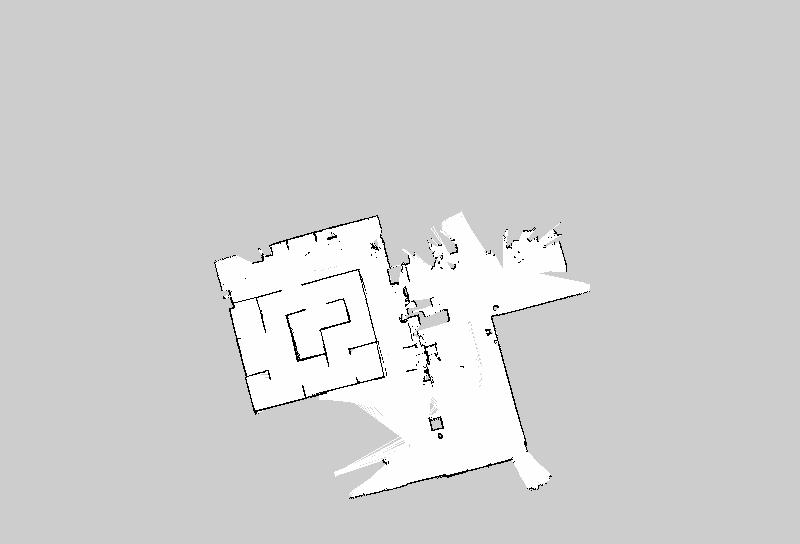
//> input picture fb_map.jpg, 800 x 544 px
$ ./map fb_map.jpg   (built with g++ and OpenCV 4)
//> lines starting //> are read from the running program, lines starting //| are printed output that depends on the picture; after the words box and inside, x2 and y2 are one past the last pixel; in counts of white or black regions, pixels touching at a corner belong together
#include <opencv2/highgui/highgui.hpp>
#include <opencv2/imgproc/imgproc.hpp>
#include <opencv2/opencv.hpp>
#include <iostream>
using namespace cv;
using namespace std;

Mat src;
Mat src_gray;
int Thresh = 80;
int Thresh_max = 255;
RNG rng(12345);
Mat canny_mat;
Mat drawing;
vector<vector<Point>> contours;
vector<Vec4i> hierarchy;
/* void on_ThreshChange(int, void*);
void on_contoursChange(int c_thresh, void*); */


int main(int argc, char** argv){
    cout << "argc = " << argc << endl;
    if (argc != 1){
        src = imread(argv[1], IMREAD_GRAYSCALE);
//> src is the input picture: 544 rows x 800 cols, CV_8UC1; min 0, max 255, mean 209.6
    }else if (argc == 1){
        cout << "Image read default" << endl;
        src = imread("map.png", IMREAD_GRAYSCALE);
    }
    //Mat src = imread("fb_map.jpg", IMREAD_GRAYSCALE);
    if (!src.data){
        return -1;
        cout << "image read failed" << endl;
    }


    //cout << "src_gray size is " << src.data << endl;
    src_gray = src;

    // Reduce noise
    blur(src_gray, src_gray, Size(3,3));
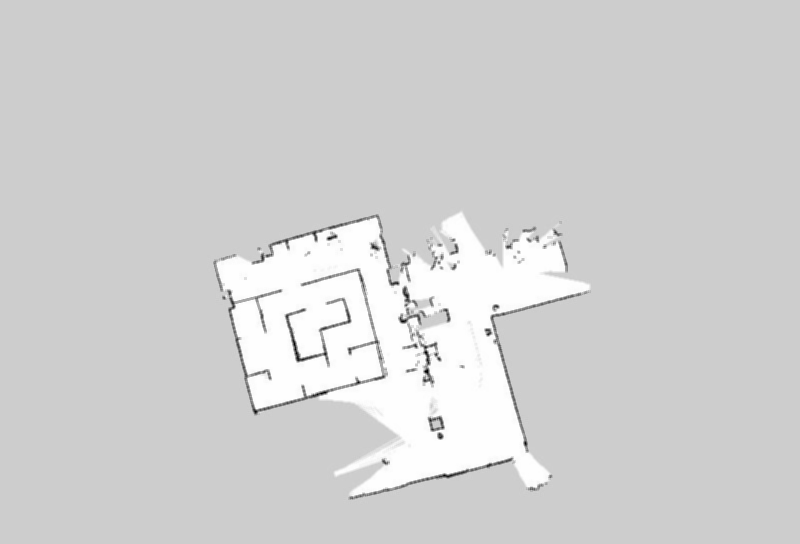
//> src_gray: 544 rows x 800 cols, CV_8UC1; 8.04% of pixels changed, all inside (x1, y1, x2, y2) = (207, 207, 593, 505)
    namedWindow("Source Image", WINDOW_AUTOSIZE);
    imshow("Source Image", src);
    /* // Track bar
    createTrackbar("Canny level", "Source Image", &Thresh, Thresh_max, on_ThreshChange );
    on_ThreshChange(0,0);   */

    Canny(src_gray, canny_mat,Thresh, Thresh*2,3);
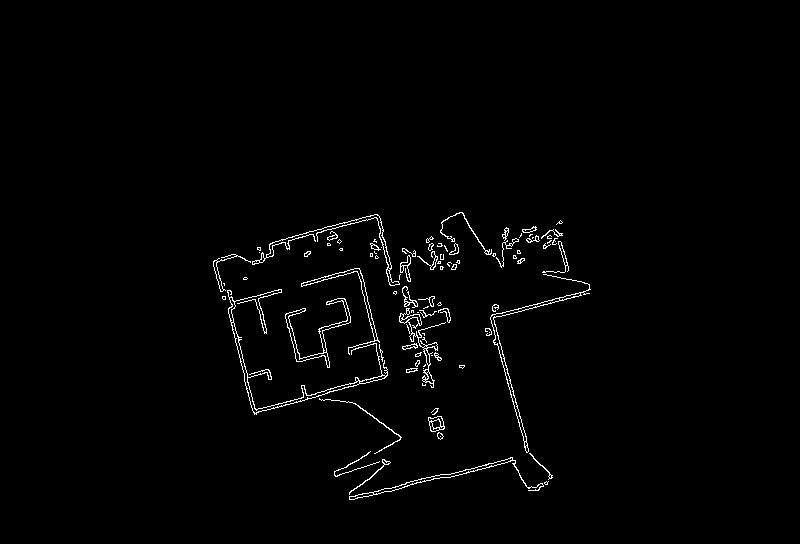
//> canny_mat: 544 rows x 800 cols, CV_8UC1; 1.4% white in thin lines or dots, all inside (x1, y1, x2, y2) = (213, 212, 591, 500)
    findContours(canny_mat, contours, hierarchy, RETR_TREE, CHAIN_APPROX_SIMPLE, Point(0,0));
//> contours = 190 contours, 126 with area under 20; largest, box (x1, y1, x2, y2) and area: (227, 289, 388, 415) 852, (490, 274, 591, 453) 690, (285, 298, 351, 368) 596, (231, 322, 360, 414) 584, (490, 298, 560, 442) 550
    drawing.create(src_gray.rows,src_gray.cols, CV_8UC1);
    drawing = Scalar(255);
    cout << "the size of contour is " << contours.size() << endl;
//| the size of contour is 190
    //cout << "Scalar(0) is " << Scalar(0) << endl;
    cout << "the size of hierarchy is " << hierarchy.size() << endl;
//| the size of hierarchy is 190
    drawContours(drawing, contours, -1, Scalar(0), 2, 8, hierarchy, 1, Point());
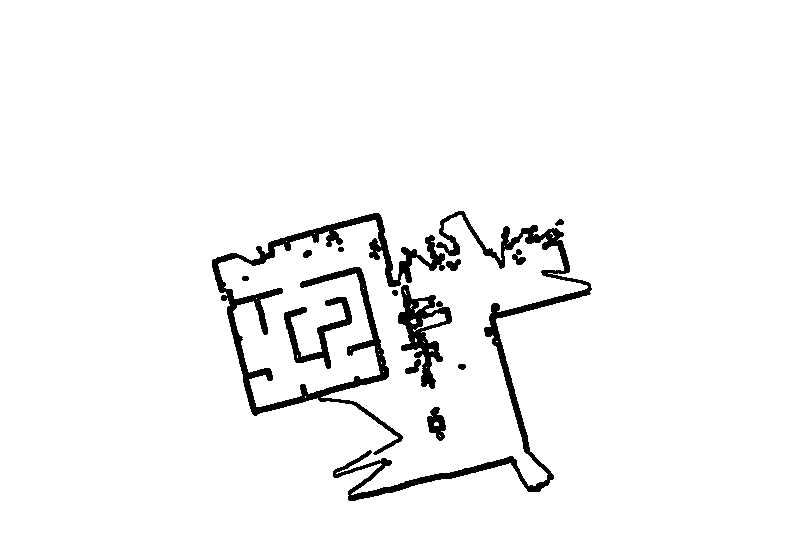
//> drawing: 544 rows x 800 cols, CV_8UC1; 96% white; 14 black regions, largest, box (x1, y1, x2, y2) and area: (212, 213, 445, 455) 7430, (333, 211, 592, 501) 5840, (398, 285, 452, 389) 2088
    int size_min = (*contours.begin()).size();
//> size_min = 9
    auto contours_p = contours.begin();
    for(auto it = contours.begin(); it != contours.end()-1; ++it){
        //cout << " type is " << it.type() << endl;
        if(it->size() < (it+1)->size()){
            size_min = (it+1)->size();
            contours_p = it+1;
        }
    }
//> this loop made 189 passes
//> size_min on passes 2, 4, 6, 9, 13, 15, 17, 19, 22, 23, 25, 27: 42, 235, 156, 116, 26, 19, 29, 133, 11, 15, 7, 9
    cout << "size_min is = " << size_min << " it is = " << *contours_p << endl;
//| size_min is = 135 it is = [459, 212;
//|  458, 213;
//|  456, 213;
//|  454, 215;
//> (the first 4 of 134 printed lines)
    namedWindow("Contours", WINDOW_AUTOSIZE);
    imshow("Contours", drawing);
    imwrite("map_contours.jpg", drawing);
    //waitKey(0);

    Mat ocuppied_map(src.rows, src.cols,CV_8UC1);
    ocuppied_map = (uchar)255;


    // [5 lines of commented-out code are left out]
    for(auto it = contours.begin(); it != contours.end(); ++it){
        for(auto it2 = it->begin(); it2 != it->end(); ++it2){
            ocuppied_map.at<uchar>(it2->y,it2->x) = 0;
        }
    }
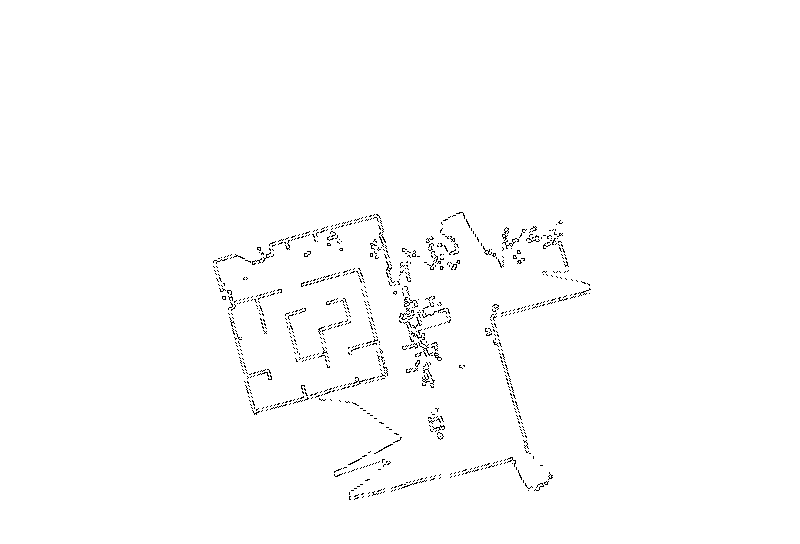
//> ocuppied_map: 544 rows x 800 cols, CV_8UC1; 99% white; black in thin lines or dots, all inside (x1, y1, x2, y2) = (213, 212, 591, 500)


    cout << "the 200,300 is " << (int)ocuppied_map.at<uchar>(218,260) << endl;
//| the 200,300 is 255
    namedWindow("contours_plain", WINDOW_AUTOSIZE);
    imshow("contours_plain", Mat(ocuppied_map));
    //imwrite("map_contours.jpg", ocuppied_map);
    waitKey(0);
    return 0;
}
// [27 lines of commented-out code are left out]

$ run again, with full.png saved as fb_map.jpg
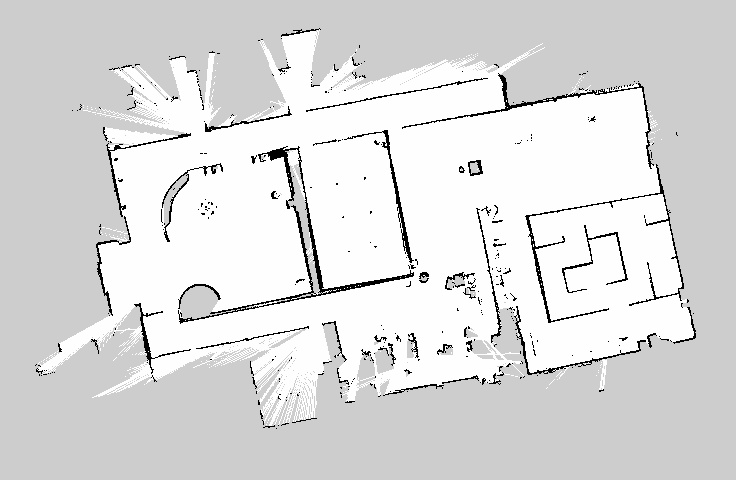
//> input picture full.png, 736 x 480 px
//> src is the input picture: 480 rows x 736 cols, CV_8UC1; min 0, max 255, mean 219.2
//> `Canny(src_gray, canny_mat,Thresh, Thresh*2,3);`:
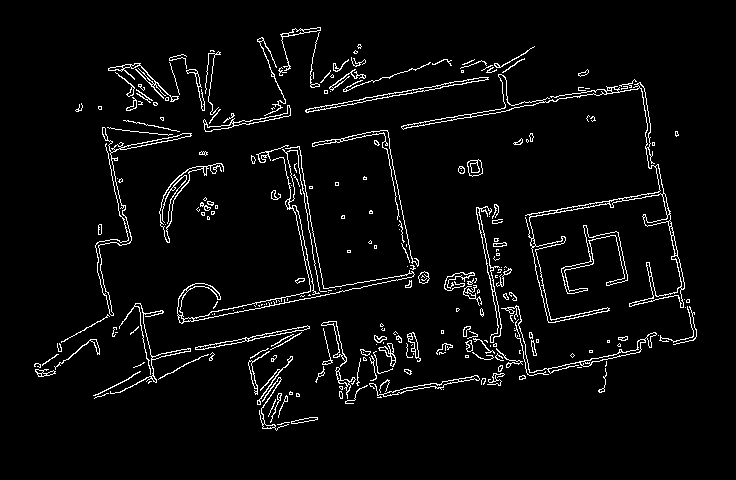
//> canny_mat: 480 rows x 736 cols, CV_8UC1; 4.2% white in thin lines or dots, all inside (x1, y1, x2, y2) = (34, 27, 697, 431)
//> contours = 464 contours, 316 with area under 20; largest, box (x1, y1, x2, y2) and area: (401, 74, 685, 323) 2627, (159, 163, 224, 243) 794, (159, 166, 204, 243) 704, (561, 225, 628, 294) 599, (561, 225, 628, 294) 572
//| the size of contour is 464
//| the size of hierarchy is 464
//> drawing: 480 rows x 736 cols, CV_8UC1; 87.8% white; 52 black regions, largest, box (x1, y1, x2, y2) and area: (400, 45, 698, 394) 11841, (176, 129, 420, 325) 6418, (107, 26, 453, 133) 5786
//> `int size_min = (*contours.begin()).size();`: size_min = 10
//> the loop `for(auto it = contours.begin(); it != contours.end()-1; ++it)` made 463 passes
//> size_min on passes 1, 2, 3, 5, 8, 9, 11, 17: 20, 22, 28, 31, 6, 41, 18, 5
//| size_min is = 23 it is = [294, 29;
//|  295, 28;
//|  297, 30;
//|  296, 31;
//> (the first 4 of 23 printed lines)
//> after the loop `for(auto it = contours.begin(); it != contours.end(); ++it)`:
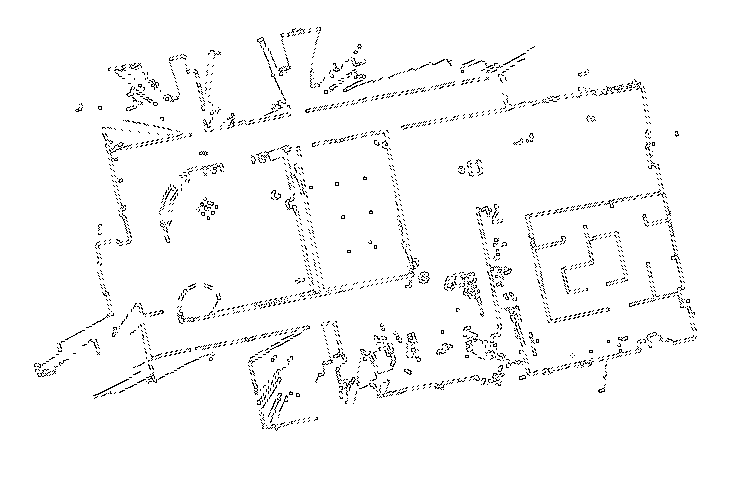
//> ocuppied_map: 480 rows x 736 cols, CV_8UC1; 97.3% white; black in thin lines or dots, all inside (x1, y1, x2, y2) = (34, 27, 697, 431)
//| the 200,300 is 255
